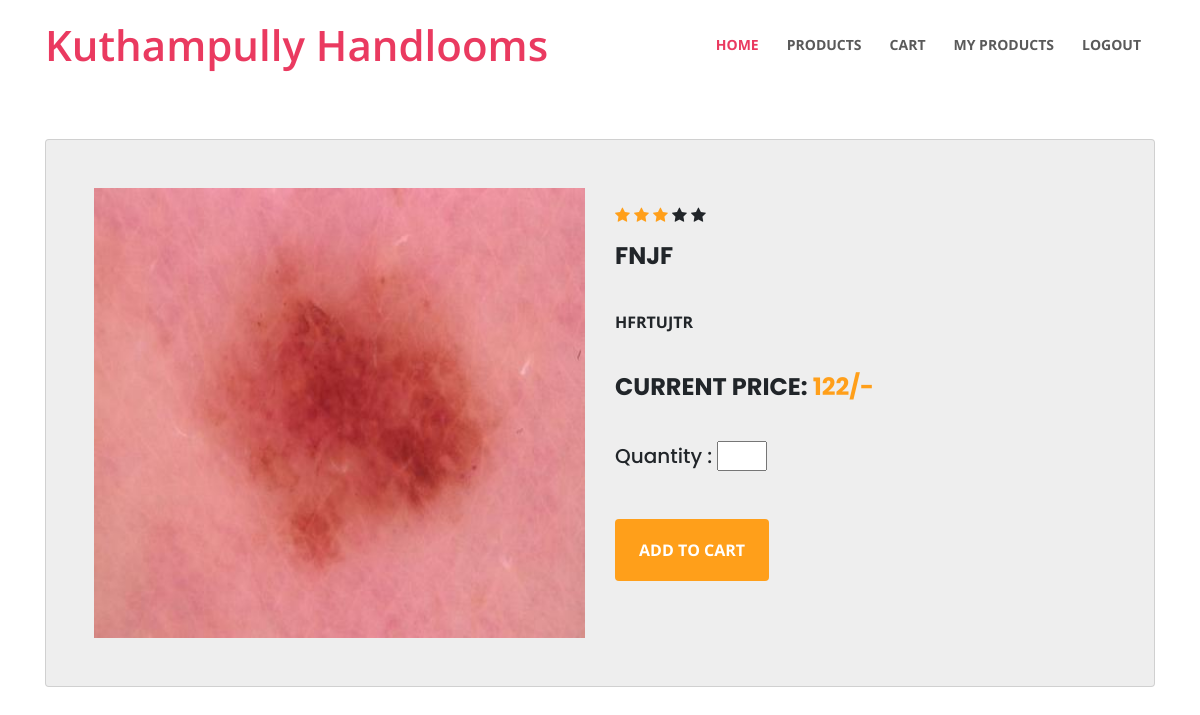
Page /vw_det/1 on the committed database.
### kmply/models.py (models this page shows)
class Product(db.Model):
    id = db.Column(db.Integer,primary_key=True)
    name = db.Column(db.String(200))
    image = db.Column(db.String(20), nullable=False, default='default.jpg')
    cprice = db.Column(db.String(200))
    wprice = db.Column(db.String(200))
    rprice = db.Column(db.String(200))
    desc = db.Column(db.String(200))

### kmply/routes.py (the view)
@login_required
@app.route('/vw_det/<id>',methods=["GET","POST"])
def vw_det(id):
    p=Product.query.filter_by(id=id).first()
    if request.method=="POST":
        name = request.form['name']
        email = request.form['email']
        contact = request.form['contact']
        address = request.form['address']
        product = request.form['product']
        qty = request.form['qty']
        price = request.form['price']
        desc = request.form['desc']
        uid = request.form['uid']
        pid = request.form['pid']
        total=int(price)*int(qty)
        pstatus="null"
        del_status="Not Delivered"
        image=p.image
        my_data = Order(name=name,usertype="customer",email=email,qty=qty,total=total,address=address,del_status=del_status,image=image,al_status="Allot",pstatus=pstatus,uid=uid,contact=contact,product=product,price=price,desc=desc,pid=pid)
        db.session.add(my_data)
        db.session.commit()
        return redirect('/orders/'+str(uid))
    else :
        return render_template("vw_det.html",p=p)

### kmply/templates/vw_det.html (shortened to what this page needs)
{%extends 'customer_layout.html'%}
{%block content%}
<!DOCTYPE html>
<html lang="en">
  <head>
    <link href="https://maxcdn.bootstrapcdn.com/font-awesome/4.7.0/css/font-awesome.min.css" rel="stylesheet">
  </head>
  <body>
	<form role="form" method="POST"  enctype="multipart/form-data">
	<div class="container" style="width:1500px; height:20500px;">
		<div class="card">
			<div class="container-fliud">
				<div class="wrapper row">
					<div class="preview col-md-6">
						<div class="preview-pic tab-content">
						  <div class="tab-pane active" id="pic-1"><img src="/static/pics/{{p.image}}" style="height:450px;"></div>
						</div>
					</div>
					<div class="details col-md-6">
						<div class="rating">
							<div class="stars">
								<span class="fa fa-star checked"></span>
								<span class="fa fa-star checked"></span>
								<span class="fa fa-star checked"></span>
								<span class="fa fa-star"></span>
								<span class="fa fa-star"></span>
							</div>
						</div>
                        <h4 class="price">{{p.name}}</h4><br>
						<p class="price">{{p.desc}}</p><br>
						<h4 class="price">current price: <span>{{p.cprice}}/-</span></h4><br>
            <h5 >Quantity : <span><input type="number" style="width:50px;" name="qty" ></span></h5><br><br>
						<div class="action">
							<button class="add-to-cart btn btn-default" type="submit">ADD to CART</button>
						</div>
					</div>
                </form>
  </body>
</html>
{%endblock%}

### kmply/templates/vw_det.html (style rules this page uses)
body { font-family: 'open sans'; overflow-x: hidden; }
img { max-width: 100%; }
.preview { display: -webkit-box; display: -webkit-flex; display: -ms-flexbox; display: flex; -webkit-box-orient: vertical; -webkit-box-direction: normal; -webkit-flex-direction: column; -ms-flex-direction: column; flex-direction: column; }
.preview-pic { -webkit-box-flex: 1; -webkit-flex-grow: 1; -ms-flex-positive: 1; flex-grow: 1; }
.tab-content { overflow: hidden; }
.tab-content img { width: 100%; -webkit-animation-name: opacity; animation-name: opacity; -webkit-animation-duration: .3s; animation-duration: .3s; }
.card { margin-top: 50px; background: #eee; padding: 3em; line-height: 1.5em; }
@media screen and (min-width: 997px) { .wrapper { display: -webkit-box; display: -webkit-flex; display: -ms-flexbox; display: flex; } }
.details { display: -webkit-box; display: -webkit-flex; display: -ms-flexbox; display: flex; -webkit-box-orient: vertical; -webkit-box-direction: normal; -webkit-flex-direction: column; -ms-flex-direction: column; flex-direction: column; }
.product-title, .price, .sizes, .colors { text-transform: UPPERCASE; font-weight: bold; }
.checked, .price span { color: #ff9f1a; }
.product-title, .rating, .product-description, .price, .vote, .sizes { margin-bottom: 15px; }
.add-to-cart, .like { background: #ff9f1a; padding: 1.2em 1.5em; border: none; text-transform: UPPERCASE; font-weight: bold; color: #fff; -webkit-transition: background .3s ease; transition: background .3s ease; }

### rows in the picture
Product: image (picture), name "FNJF", desc "HFRTUJTR", cprice "122"
